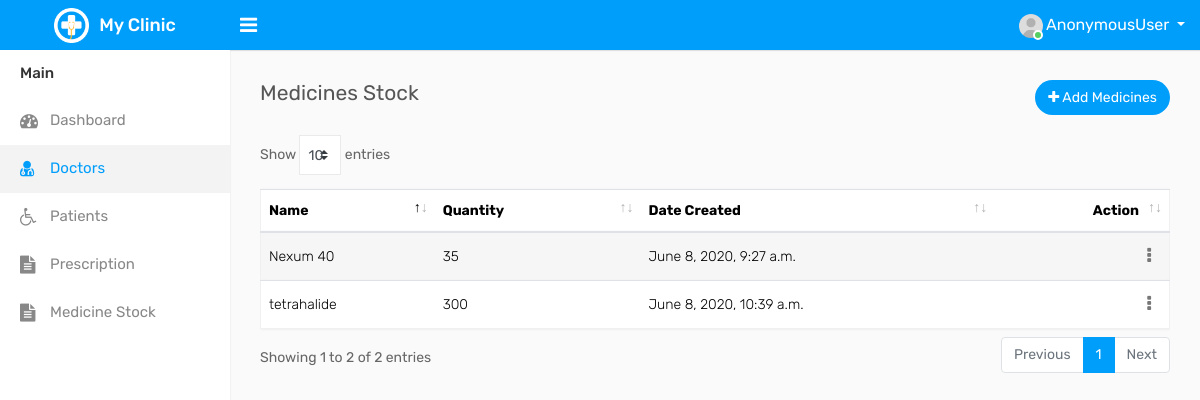
Screenshot of /printMedicine/ with the database file from the repository.
### accounts/models.py (models this page shows, shortened)
class Medication(models.Model):
	name=models.CharField(max_length=200,null=True,)
	quantity=models.IntegerField(null=True)
	date_created=models.DateTimeField(auto_now_add=True,null=True)

### accounts/views.py (the view)
# urls.py: path('printMedicine/',views.print_medication,name='print_medication'),
def print_medication(request):
	medications=Medication.objects.all()
	context={
			'medications':medications,
	}
	return render(request,'accounts/display_medication.html',context)

### accounts/templates/accounts/display_medication.html (shortened to what this page needs)
{% load static %}
<!DOCTYPE html>
<html lang="en">
<head>
    <link rel="stylesheet" type="text/css" href="{% static '/css/bootstrap.min.css' %}">
    <link rel="stylesheet" type="text/css" href="{% static '/css/font-awesome.min.css' %}">
    <link rel="stylesheet" type="text/css" href="{% static '/css/select2.min.css' %}">
    <link rel="stylesheet" type="text/css" href="{% static '/css/dataTables.bootstrap4.min.css' %}">
    <link rel="stylesheet" type="text/css" href="{% static '/css/bootstrap-datetimepicker.min.css' %}">
    <link rel="stylesheet" type="text/css" href="{% static '/css/style.css' %}">
    <link
  href="http://cdnjs.cloudflare.com/ajax/libs/font-awesome/4.3.0/css/font-awesome.css"
  rel="stylesheet"  type='text/css'>
</head>
<body>
    <div class="main-wrapper">
        <div class="header">
            <div class="header-left">
                <a href="{% url 'home' %}" class="logo">
                    <img src="{% static '/img/logo.png' %}" width="35" height="35" alt=""> <span>My Clinic</span>
                </a>
            </div>
            <a id="toggle_btn" href="javascript:void(0);"><i class="fa fa-bars"></i></a>
            <ul class="nav user-menu float-right">
                <li class="nav-item dropdown has-arrow">
                    <a href="#" class="dropdown-toggle nav-link user-link" data-toggle="dropdown">
                        <span class="user-img"><img class="rounded-circle" src="{% static '/img/user.jpg' %}" width="40" alt="Admin">
                            <span class="status online"></span></span>
                        <span>{{request.user}}</span>
                    </a>
                </li>
            </ul>
        </div>
        <div class="sidebar" id="sidebar">
            <div class="sidebar-inner slimscroll">
                <div id="sidebar-menu" class="sidebar-menu">
                    <ul>
                        <li class="menu-title">Main</li>
                        <li>
                            <a href="{% url 'home' %}"><i class="fa fa-dashboard"></i> <span>Dashboard</span></a>
                        </li>
                        <li class="active">
                            <a href="{% url 'doctors' %}"><i class="fa fa-user-md"></i> <span>Doctors</span></a>
                        </li>
                        <li>
                            <a href="{% url 'patients' %}"><i class="fa fa-wheelchair"></i> <span>Patients</span></a>
                        </li>
                        <li>
                            <a href="{% url 'display_prescriptions' %}"><i class="fa  fa-file-text"></i> <span>Prescription</span></a>
                        </li>
                        <li>
                            <a href="{% url 'print_medication' %}"><i class="fa  fa-file-text"></i> <span>Medicine Stock</span></a>
                        </li>
                    </ul>
                </div>
            </div>
        </div>
        <div class="page-wrapper">
            <div class="content">
                <div class="row">
                    <div class="col-sm-4 col-3">
                        <h4 class="page-title">Medicines Stock</h4>
                    </div>
                    <div class="col-sm-8 col-9 text-right m-b-20">
                        <a href="{% url 'add_medicine' %}" class="btn btn btn-primary btn-rounded float-right"><i class="fa fa-plus"></i> Add Medicines</a>
                    </div>
                </div>
                <div class="row">
                    <div class="col-md-12">
                        <div class="table-responsive">
                            <table class="table table-border table-striped custom-table datatable mb-0">
                                <thead>
                                    <tr>
                                        <th>Name</th>
                                        <th>Quantity</th>
                                        <th>Date Created</th>
                                        <th class="text-right">Action</th>
                                    </tr>
                                </thead>
                                <tbody>
                                    {% for medication in medications %}
                                        <tr>
                                            <td>{{medication.name}}</td>
                                            <td>{{medication.quantity}}</td>
                                            <td>{{medication.date_created}}</td>
                                            <td class="text-right">
                                                <div class="dropdown dropdown-action">
                                                    <a href="#" class="action-icon dropdown-toggle" data-toggle="dropdown" aria-expanded="false"><i class="fa fa-ellipsis-v"></i></a>
                                                </div>
                                            </td>
                                        </tr>
                                    {% endfor %}
                                </tbody>
                            </table>
                        </div>
                    </div>
                </div>
            </div>
        </div>
    </div>
</body>
</html>

### rows the page displays
Medication: name "Nexum 40", quantity "35", date_created "June 8, 2020, 9:27 a.m."
Medication: name "tetrahalide", quantity "300", date_created "June 8, 2020, 10:39 a.m."

### other values shown
{{ request.user }} "AnonymousUser"
